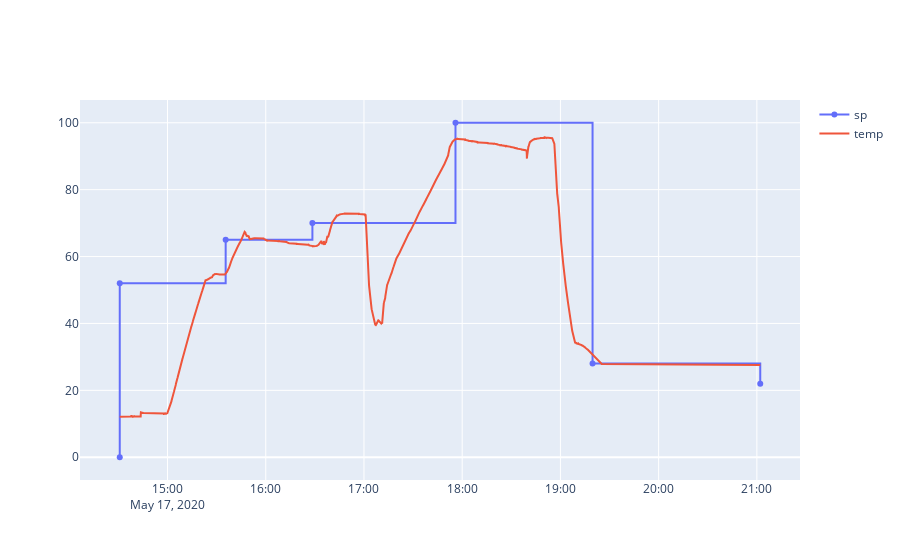

Notebook cell for this chart:
### Code cell
fig = go.Figure([go.Scatter(x=data['sp']['timestamp'], y=data['sp']['value'], name='sp', line_shape='hv'),
                go.Scatter(x=data['temp']['timestamp'], y=data['temp']['value'], name='temp')])

fig.show()

### OBS: a biblioteca pyplot, utilizada para plotar esse gráfico, é excelente para se obter os primeiros insights dos dados.
# Aqui já podemos identificar os tipos de pré-processamentos e limpeza que precisaremos executar.
# Nesse caso, os dados são de boa qualidade, ou seja, não temos ruído, tendências, valores espúrios, valores nans, por exemplo.

### Obs: outro biblioteca interessante para a visualização de dados é a seaborn (principalmente relacionadas 
# a visualização de propriedades estatítsicas)

### Figure 1 — Plotly figure (JSON) as saved in the notebook; plotly's stock layout.template omitted (floating-point values rounded to 4 significant figures; data arrays with more than 128 entries replaced by an {"elided": "..."} marker saying what was removed)
{"data": [{"line": {"shape": "hv"}, "name": "sp", "type": "scatter", "x": ["2020-05-17T14:30:48.999000+00:00", "2020-05-17T14:30:49+00:00", "2020-05-17T15:35:31+00:00", "2020-05-17T16:28:30+00:00", "2020-05-17T17:55:54+00:00", "2020-05-17T19:19:38+00:00", "2020-05-17T21:02:04+00:00"], "y": [0, 52, 65, 70, 100, 28, 22]}, {"name": "temp", "type": "scatter", "x": {"elided": "6421 str values"}, "y": {"elided": "6421 float values"}}], "layout": {}}
